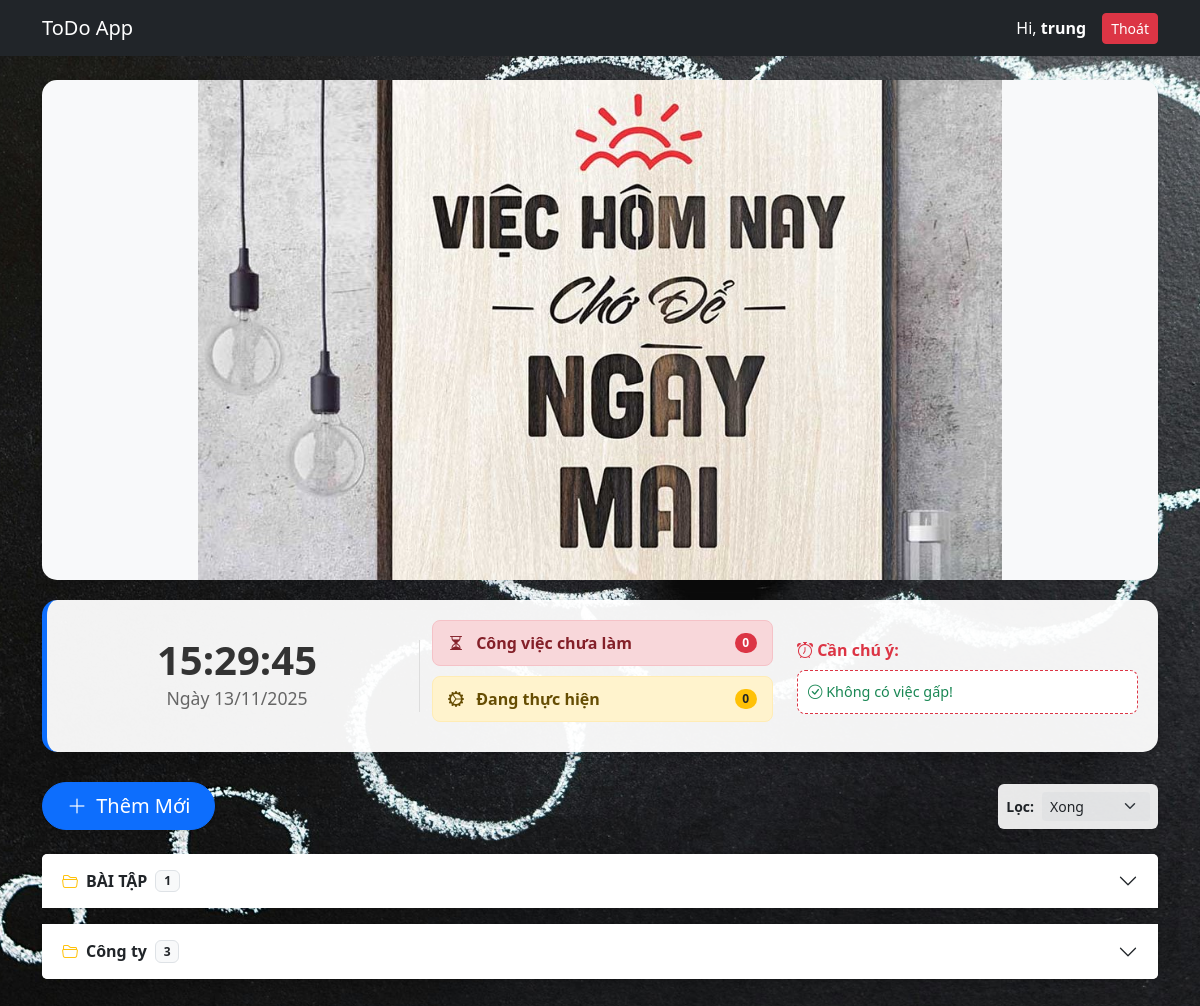
/menu.php?filter_status=completed (signed in), run on the app's committed database.
### tables this page shows
CREATE TABLE `task_groups` (
  `id` int NOT NULL,
  `user_id` int NOT NULL,
  `name` varchar(100) NOT NULL,
  `created_at` timestamp NULL DEFAULT CURRENT_TIMESTAMP
);

### includes/check.php (called while the page is built, shortened)
<?php
$current_username = $_SESSION['username'];
?>

### menu.php (the view, shortened to what this page needs)
<?php
require_once 'includes/check.php';
require_once 'config/db.php';
$stmt_groups = $pdo->prepare("SELECT * FROM task_groups WHERE user_id = :uid ORDER BY created_at DESC");
$stmt_groups->execute(['uid' => $current_user_id]);
$groups = $stmt_groups->fetchAll();
$sort = $_GET['sort'] ?? 'due_date';
$filter_status = $_GET['filter_status'] ?? 'all';
$sql = "SELECT tasks.*, task_groups.name as group_name
        FROM tasks
        LEFT JOIN task_groups ON tasks.group_id = task_groups.id
        WHERE tasks.user_id = :user_id";
$params = ['user_id' => $current_user_id];
if ($filter_status != 'all') {
    $sql .= " AND tasks.status = :status";
    $params['status'] = $filter_status;
}
$sql .= " ORDER BY $sort ASC";
$stmt = $pdo->prepare($sql);
$stmt->execute($params);
$all_tasks = $stmt->fetchAll();
$count_pending = 0;
$count_in_progress = 0;
$urgent_tasks = [];
$tasks_by_group = [];
$tasks_uncategorized = [];
foreach ($all_tasks as $task) {
    if ($task['group_id']) {
        $tasks_by_group[$task['group_id']][] = $task;
    } else {
        $tasks_uncategorized[] = $task;
    }
}
?>
<!DOCTYPE html>
<html lang="vi">
<head>
    <link href="https://cdn.jsdelivr.net/npm/bootstrap@5.3.3/dist/css/bootstrap.min.css" rel="stylesheet">
    <link rel="stylesheet" href="https://cdn.jsdelivr.net/npm/bootstrap-icons@1.11.3/font/bootstrap-icons.css">
</head>
<body class="bg-light" onload="startTime()">
<nav class="navbar navbar-expand-lg navbar-dark bg-dark shadow-sm sticky-top">
    <div class="container">
        <a class="navbar-brand" href="menu.php">ToDo App</a>
        <div class="d-flex align-items-center">
            <span class="navbar-text me-3 text-white d-none d-sm-block">
                Hi, <strong><?= htmlspecialchars($current_username) ?></strong>
            </span>
            <a class="btn btn-sm btn-danger" href="logout.php">Thoát</a>
        </div>
    </div>
</nav>
<div class="container mt-4">
   <div class="top-banner-image">
        <img src="assets/A1.jpg" alt="Banner Poster">
    </div>
    <div class="dashboard-banner">
        <div class="row align-items-center">
            <div class="col-md-4 clock-box">
                <div id="clock" class="time-text">--:--:--</div>
                <div id="date" class="date-text">Đang tải...</div>
            </div>
            <div class="col-md-4">
                <div class="status-bar bar-pending">
                    <span><i class="bi bi-hourglass-split me-2"></i> Công việc chưa làm</span>
                    <span class="badge bg-danger rounded-pill"><?= $count_pending ?></span>
                </div>
                <div class="status-bar bar-progress">
                    <span><i class="bi bi-gear-wide-connected me-2"></i> Đang thực hiện</span>
                    <span class="badge bg-warning text-dark rounded-pill"><?= $count_in_progress ?></span>
                </div>
            </div>
            <div class="col-md-4">
                <div class="fw-bold mb-2 text-danger"><i class="bi bi-alarm"></i> Cần chú ý:</div>
                <div class="urgent-box">
                    <?php if (empty($urgent_tasks)): ?>
                        <span class="text-success"><i class="bi bi-check-circle"></i> Không có việc gấp!</span>
                    <?php else: ?>
                        <?php foreach ($urgent_tasks as $msg): ?>
                            <span class="urgent-item"><i class="bi bi-exclamation-circle-fill"></i> <?= htmlspecialchars($msg) ?></span>
                        <?php endforeach; ?>
                    <?php endif; ?>
                </div>
            </div>
        </div>
    </div>
    <div class="row align-items-center mb-4">
        <div class="col-md-6 text-md-start text-center mb-3 mb-md-0">
            <button type="button" class="btn btn-primary btn-lg shadow-sm px-4 rounded-pill" data-bs-toggle="modal" data-bs-target="#addTaskModal">
                <i class="bi bi-plus-lg me-1"></i> Thêm Mới
            </button>
        </div>
        <div class="col-md-6 d-flex justify-content-md-end justify-content-center">
            <form method="GET" action="menu.php" class="d-flex gap-2 align-items-center bg-white p-2 rounded shadow-sm" style="opacity: 0.9;">
                <label class="small fw-bold">Lọc:</label>
                <select name="filter_status" class="form-select form-select-sm border-0 bg-light" onchange="this.form.submit()">
                    <option value="completed" <?= $filter_status == 'completed' ? 'selected' : '' ?>>Xong</option>
                </select>
            </form>
        </div>
    </div>
    <div class="accordion pb-5" id="taskAccordion">
        <?php foreach ($groups as $group): ?>
            <?php
                $g_id = $group['id'];
                $tasks_in_group = $tasks_by_group[$g_id] ?? [];
                $count = count($tasks_in_group);
            ?>
            <div class="accordion-item mb-3 shadow-sm">
                <h2 class="accordion-header">
                    <button class="accordion-button collapsed fw-bold" type="button" data-bs-toggle="collapse" data-bs-target="#collapse<?= $g_id ?>">
                        <i class="bi bi-folder2-open me-2 text-warning"></i> <?= htmlspecialchars($group['name']) ?>
                        <span class="badge bg-light text-dark ms-2 border"><?= $count ?></span>
                    </button>
                </h2>
            </div>
        <?php endforeach; ?>
    </div>
</div>
</body>
</html>

### menu.php (style rules this page uses)
body { background-image: url('assets/BK.jpg'); background-size: cover; background-repeat: no-repeat; background-attachment: fixed; background-position: center center; }
.card, .modal-content, .list-group-item, .accordion-item { background-color: rgba(255, 255, 255, 0.9) !important; backdrop-filter: blur(5px); border: none; box-shadow: 0 4px 6px rgba(0,0,0,0.1); }
.top-banner-image { width: 100%; height: 500px; border-radius: 15px; overflow: hidden; margin-bottom: 20px; box-shadow: 0 4px 8px rgba(0,0,0,0.1); background-color: #f8f9fa; text-align: center; }
.top-banner-image img { height: 100%; width: auto; max-width: 100%; object-fit: contain; }
.dashboard-banner { background-color: rgba(255, 255, 255, 0.95); border-radius: 15px; padding: 20px; margin-bottom: 30px; box-shadow: 0 8px 16px rgba(0,0,0,0.15); border-left: 5px solid #0d6efd; }
.clock-box { font-family: 'Segoe UI', Tahoma, Geneva, Verdana, sans-serif; text-align: center; border-right: 1px solid #ddd; }
.time-text { font-size: 2.5rem; font-weight: bold; color: #333; line-height: 1; }
.date-text { font-size: 1.1rem; color: #666; margin-top: 5px; }
.status-bar { padding: 10px 15px; border-radius: 8px; margin-bottom: 10px; font-weight: 600; display: flex; justify-content: space-between; align-items: center; }
.bar-pending { background-color: #f8d7da; color: #842029; border: 1px solid #f5c2c7; }
.bar-progress { background-color: #fff3cd; color: #664d03; border: 1px solid #ffecb5; }
.urgent-box { background-color: #fff; border: 1px dashed #dc3545; border-radius: 8px; padding: 10px; font-size: 0.9rem; max-height: 100px; overflow-y: auto; }

### data on the page
task_groups: name "BÀI TẬP", id "1"
task_groups: name "Công ty", id "3"

### other printed values
$current_username "trung"
$count_pending "0"
$count_in_progress "0"
